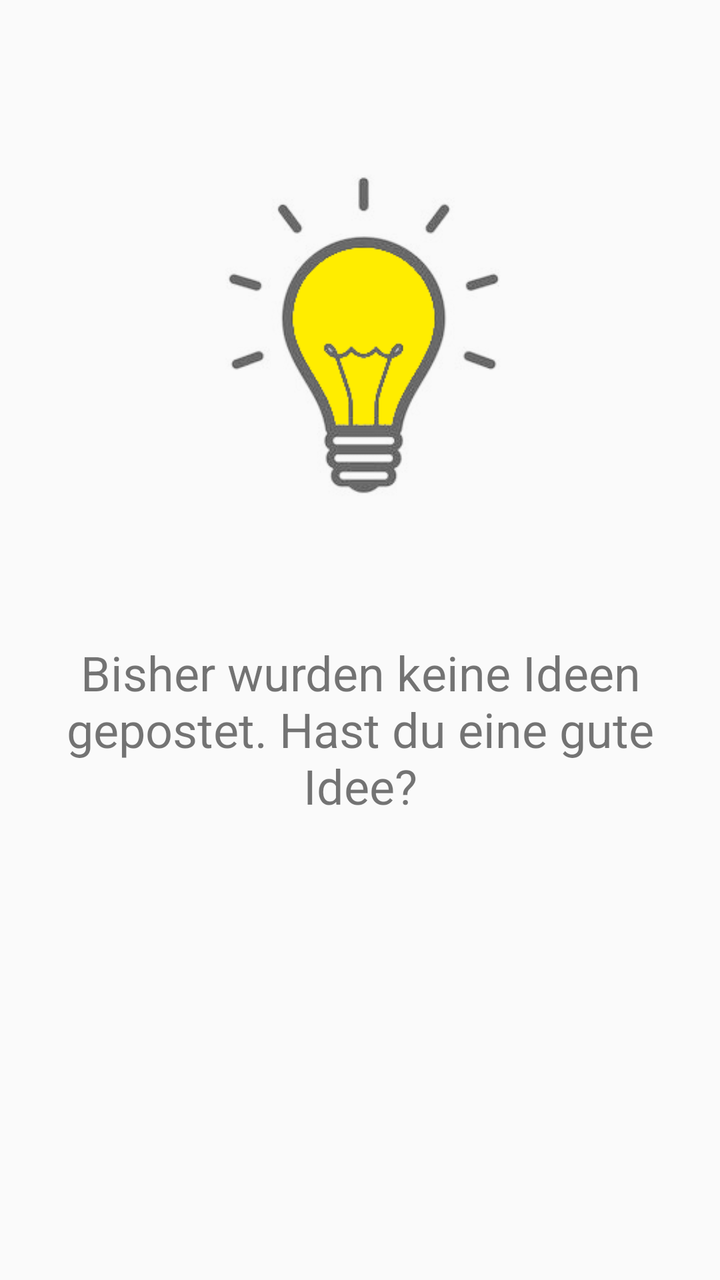
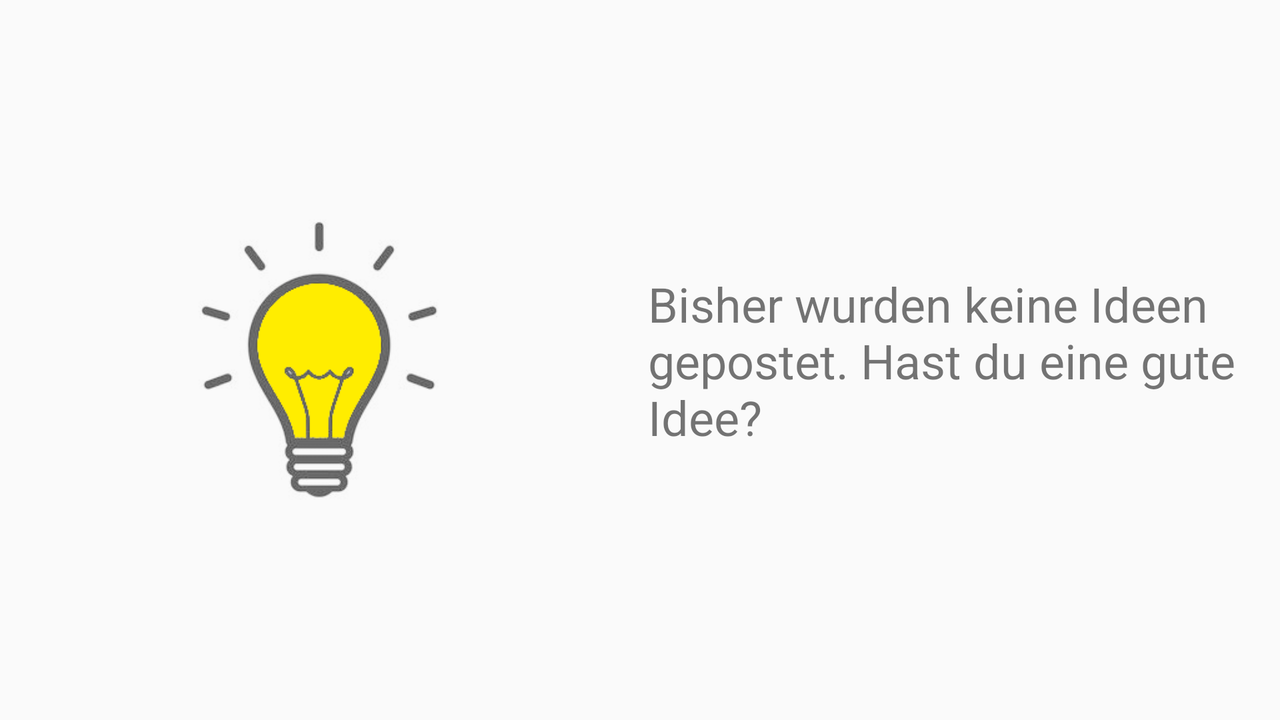

First picture: res/layout/ on a phone held upright. Second picture: the repository's own variant of that layout, on a device whose configuration matches the variant's folder. Source for both follows.
<!-- AndroidManifest.xml: application theme Theme.AppCompat.Light.NoActionBar -->
<!-- res/layout/layout_no_ideas_yet.xml -->
<?xml version="1.0" encoding="utf-8"?>
<androidx.constraintlayout.widget.ConstraintLayout
    xmlns:android="http://schemas.android.com/apk/res/android"
    android:layout_width="match_parent"
    android:layout_height="match_parent"
    xmlns:app="http://schemas.android.com/apk/res-auto"
   >
    <ImageView
        android:id="@+id/ivMessage"
        android:layout_width="match_parent"
        android:layout_height="0dp"
        android:layout_marginTop="@dimen/margin_large"
        android:layout_marginStart="@dimen/margin_standard"
        android:layout_marginEnd="@dimen/margin_standard"
        android:src="@drawable/no_ideas_yet_yellow"
        app:layout_constraintVertical_chainStyle="packed"
        app:layout_constraintBottom_toTopOf="@+id/tvMessage"
        app:layout_constraintEnd_toEndOf="parent"
        app:layout_constraintStart_toStartOf="parent"
        app:layout_constraintTop_toTopOf="parent"
        android:contentDescription="@string/cd_no_ideas_yet" />

    <TextView
        android:id="@+id/tvMessage"
        android:layout_width="match_parent"
        android:layout_height="0dp"
        android:layout_marginStart="@dimen/margin_standard"
        android:layout_marginEnd="@dimen/margin_standard"
        android:layout_marginBottom="@dimen/margin_large"
        android:text="@string/no_ideas_yet"
        android:textAlignment="center"
        android:textSize="@dimen/text_large24"
        app:layout_constraintBottom_toBottomOf="parent"
        app:layout_constraintEnd_toEndOf="parent"
        app:layout_constraintStart_toStartOf="parent"
        app:layout_constraintTop_toBottomOf="@id/ivMessage" />

</androidx.constraintlayout.widget.ConstraintLayout>
<!-- resources referenced by this layout -->
<resources>
  <dimen name="margin_large">16dp</dimen>
  <dimen name="margin_standard">8dp</dimen>
  <dimen name="text_large24">24sp</dimen>
  <!-- drawable no_ideas_yet_yellow: png bitmap (drawable, 17046 bytes) -->
  <string name="cd_no_ideas_yet">Keine Ideen bis jetzt</string>
  <string name="no_ideas_yet"> Bisher wurden keine Ideen gepostet. Hast du eine gute Idee?</string>
</resources>
<!-- res/layout-land/layout_no_ideas_yet.xml (the author's variant of the layout above) -->
<!-- drawn on the phone turned sideways -->
<?xml version="1.0" encoding="utf-8"?>
<androidx.constraintlayout.widget.ConstraintLayout
    xmlns:android="http://schemas.android.com/apk/res/android"
    android:layout_width="match_parent"
    android:layout_height="match_parent"
    xmlns:app="http://schemas.android.com/apk/res-auto"
   >
    <ImageView
        android:id="@+id/ivMessage"
        android:layout_width="0dp"
        android:layout_height="wrap_content"
        android:layout_marginStart="@dimen/margin_standard"
        android:layout_marginEnd="@dimen/margin_standard"
        android:src="@drawable/no_ideas_yet_yellow"
        app:layout_constraintHorizontal_chainStyle="packed"
        app:layout_constraintBottom_toBottomOf="parent"
        app:layout_constraintEnd_toStartOf="@+id/tvMessage"
        app:layout_constraintStart_toStartOf="parent"
        app:layout_constraintTop_toTopOf="parent"
        android:contentDescription="@string/cd_no_ideas_yet" />

    <TextView
        android:id="@+id/tvMessage"
        android:layout_width="0dp"
        android:layout_height="wrap_content"
        android:layout_marginStart="@dimen/margin_standard"
        android:layout_marginEnd="@dimen/margin_large"
        android:text="@string/no_ideas_yet"
        android:textSize="@dimen/text_large24"
        app:layout_constraintBottom_toBottomOf="parent"
        app:layout_constraintEnd_toEndOf="parent"
        app:layout_constraintStart_toEndOf="@id/ivMessage"
        app:layout_constraintTop_toTopOf="parent" />

</androidx.constraintlayout.widget.ConstraintLayout>
